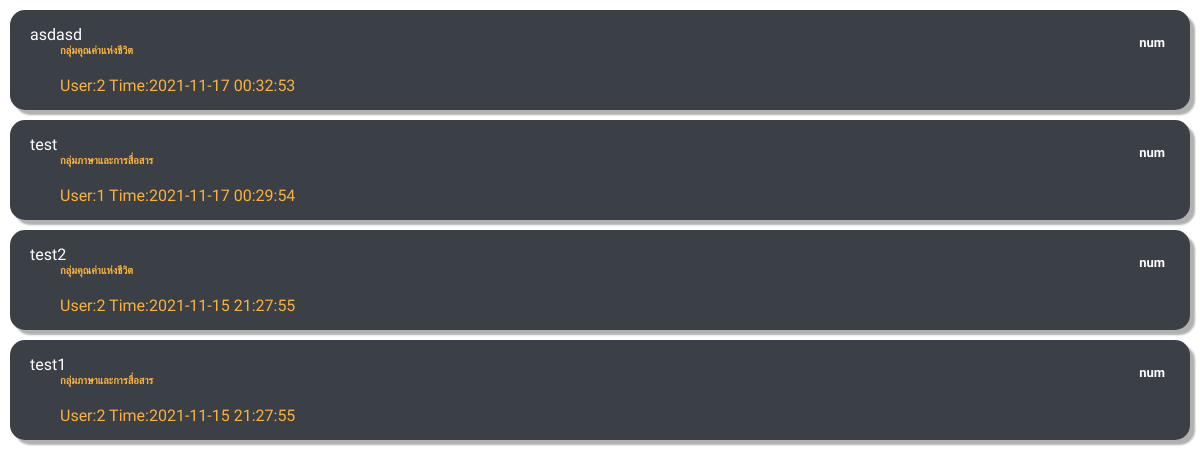
The app's page /fetch_search.php, older data.
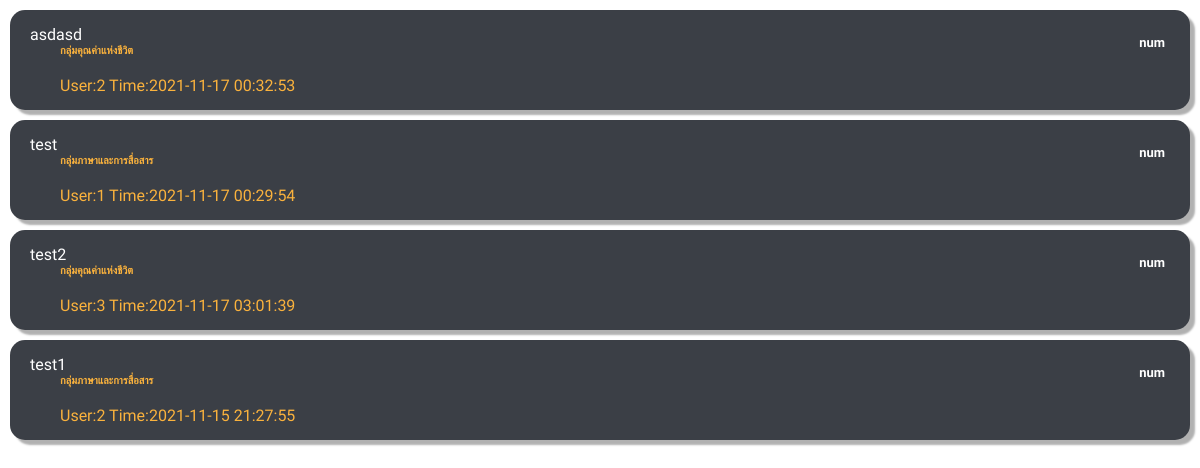
The same page, newer data.
### tables this page shows
CREATE TABLE `post` (
  `ID_post` int(11) UNSIGNED NOT NULL,
  `Group_subject` varchar(50) NOT NULL,
  `ID_subject` int(8) NOT NULL,
  `name_subject` varchar(75) NOT NULL,
  `type_post` int(2) NOT NULL,
  `title_post` varchar(50) NOT NULL,
  `msg_post` varchar(255) NOT NULL,
  `time_post` timestamp NOT NULL DEFAULT current_timestamp() ON UPDATE current_timestamp(),
  `create_by` bigint(20) UNSIGNED NOT NULL,
  `report` int(5) NOT NULL
);

### fetch_search.php (the view, shortened to what this page needs)
<link rel="stylesheet" type="text/css" href="css/home_index.css">
<?php
require "dbconnect.php";
$output = '';
if(isset($_POST["queryS"]))
{
	$search = mysqli_real_escape_string($connect, $_POST["queryS"]);
	$query = "
	SELECT * FROM post
	WHERE Group_subject LIKE '%".$search."%'
	OR ID_subject LIKE '%".$search."%'
	OR name_subject LIKE '%".$search."%'
	OR title_post LIKE '%".$search."%'
	OR create_by LIKE '%".$search."%'
	ORDER BY ID_post DESC
	";
}
else
{
	$query = "SELECT * FROM post ORDER BY ID_post DESC";
}
$result = mysqli_query($connect, $query);
if(mysqli_num_rows($result) > 0)
{
	while($row = mysqli_fetch_array($result))
	{
		$output .=  '<a href="post.php?id='.$row['ID_post'].'" class="Content">
					    <div class="post_btn">
					        <div class="A_left">
					            <i class="icon_next fas fa-chevron-circle-right"></i>
					            <h4 class="textC" name="Post">'.$row['title_post'].'</h4>
					            <h6 class="textS" name="subject">'.$row['Group_subject'].'</h6>
					            <br><p class="Timestamp">User:'.$row['create_by'].' Time:'.$row['time_post'].'</p>
					        </div>
					        <div  class="A_right">
					            <i class="iconcomment far fa-comment-dots"></i>
					            <h5 class="commentN">num</h5>
					        </div>
					    </div>
					</a>
					';
	}
	echo $output;
}
else
{
	echo 'Data Not Found';
}
?>

Row changes from the older to the newer data that the page shows:
changed post "test2": create_by "2" → "3"; time_post "2021-11-15 21:27:55" → "2021-11-17 03:01:39"
